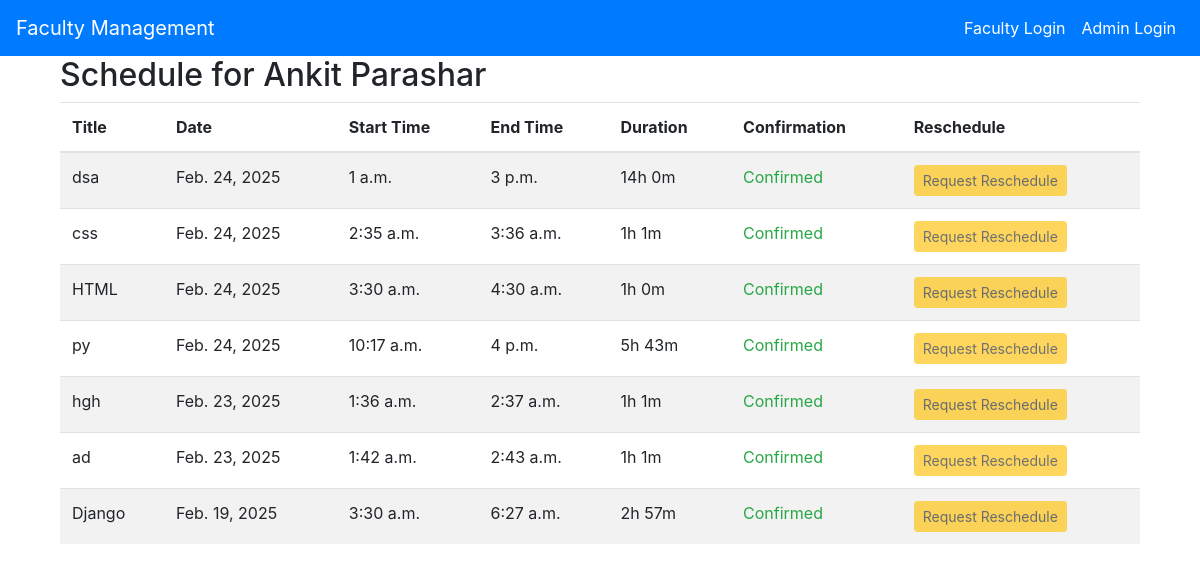
The app's page /schedule/ (signed in) with its own data.
### faculty/models.py (models this page shows, shortened)
class Schedule(models.Model):
    faculty = models.ForeignKey(User, on_delete=models.CASCADE)
    title = models.CharField(max_length=200)
    date = models.DateField(default=date.today)
    start_time = models.TimeField()
    end_time = models.TimeField()
    duration = models.DurationField(blank=True, null=True)
    is_confirmed = models.BooleanField(default=False)
    confirmed_at = models.DateTimeField(blank=True, null=True)

### faculty/views.py (the view, shortened to what this page needs)
# urls.py: path('schedule/', login_required(views.schedule), name='schedule'),
@login_required
def schedule(request):
    faculty_id = request.GET.get('faculty_id')
    if faculty_id:
        faculty = get_object_or_404(User, id=faculty_id)
        schedules = Schedule.objects.filter(faculty=faculty).order_by('-date', 'start_time')
    else:
        faculty = request.user
        schedules = Schedule.objects.filter(faculty=request.user).order_by('-date', 'start_time')
    for schedule in schedules:
        if schedule.duration:
            total_seconds = int(schedule.duration.total_seconds())
            hours = total_seconds // 3600
            minutes = (total_seconds % 3600) // 60
            schedule.duration_display = f"{hours}h {minutes}m"
        else:
            schedule.duration_display = "N/A"
    all_faculty = User.objects.filter(is_staff=False).order_by('username')
    return render(request, 'faculty/schedule.html', {
        'schedules': schedules,
        'selected_faculty': faculty,
        'all_faculty': all_faculty
    })

### faculty/templates/faculty/schedule.html (shortened to what this page needs)
{% extends 'faculty/base.html' %}
{% block content %}
<div class="container">
    <h2>Schedule for {{ selected_faculty.first_name }} {{ selected_faculty.last_name }}</h2>
    <div class="table-responsive">
        <table class="table table-striped">
            <thead>
                <tr>
                    <th>Title</th>
                    <th>Date</th>
                    <th>Start Time</th>
                    <th>End Time</th>
                    <th>Duration</th>
                    <th>Confirmation</th>
                    <th>Reschedule</th>
                </tr>
            </thead>
            <tbody>
            {% for schedule in schedules %}
            <tr>
                <td>{{ schedule.title }}</td>
                <td>{{ schedule.date }}</td>
                <td>{{ schedule.start_time }}</td>
                <td>{{ schedule.end_time }}</td>
                <td>{{ schedule.duration_display }}</td>
                <td>
                    {% if schedule.is_confirmed %}
                        <span class="text-success">Confirmed</span>
                    {% endif %}
                </td>
                <td>
                    {% if schedule.is_confirmed %}
                        <button class="btn btn-warning btn-sm" disabled>Request Reschedule</button>
                    {% else %}
                        <a href="{% url 'request_reschedule' schedule.id %}" class="btn btn-warning btn-sm">Request Reschedule</a>
                    {% endif %}
                </td>
            </tr>
            {% endfor %}
            </tbody>
        </table>
    </div>
</div>
{% endblock %}

### faculty/templates/faculty/base.html (shortened to what this page needs)
<!DOCTYPE html>
<html lang="en">
<head>
    <link rel="stylesheet" href="https://stackpath.bootstrapcdn.com/bootstrap/4.5.2/css/bootstrap.min.css">
</head>
<body>
    <nav class="navbar navbar-expand-lg navbar-dark fixed-top">
        <a class="navbar-brand" href="{% url 'landing_page' %}">Faculty Management</a>
        <div class="collapse navbar-collapse" id="navbarNav">
            <ul class="navbar-nav ml-auto">
                <li class="nav-item">
                    <a class="nav-link" href="{% url 'login' %}">Faculty Login</a>
                </li>
                <li class="nav-item">
                    <a class="nav-link" href="{% url 'admin_login' %}">Admin Login</a>
                </li>
            </ul>
        </div>
    </nav>
    <main role="main" class="container">
    {% block content %}
    {% endblock %}
  </body>
</html>

### faculty/templates/faculty/base.html (style rules this page uses)
body { padding-top: 56px; }
.navbar { background-color: #007bff; }
.navbar-brand, .nav-link { color: white !important; }

### records on screen
Schedule: title "dsa", date "Feb. 24, 2025", start_time "1 a.m.", end_time "3 p.m.", duration_display "14h 0m", is_confirmed "Confirmed"
Schedule: title "css", date "Feb. 24, 2025", start_time "2:35 a.m.", end_time "3:36 a.m.", duration_display "1h 1m", is_confirmed "Confirmed"
Schedule: title "HTML", date "Feb. 24, 2025", start_time "3:30 a.m.", end_time "4:30 a.m.", duration_display "1h 0m", is_confirmed "Confirmed"
Schedule: title "py", date "Feb. 24, 2025", start_time "10:17 a.m.", end_time "4 p.m.", duration_display "5h 43m", is_confirmed "Confirmed"
Schedule: title "hgh", date "Feb. 23, 2025", start_time "1:36 a.m.", end_time "2:37 a.m.", duration_display "1h 1m", is_confirmed "Confirmed"
Schedule: title "ad", date "Feb. 23, 2025", start_time "1:42 a.m.", end_time "2:43 a.m.", duration_display "1h 1m", is_confirmed "Confirmed"
Schedule: title "Django", date "Feb. 19, 2025", start_time "3:30 a.m.", end_time "6:27 a.m.", duration_display "2h 57m", is_confirmed "Confirmed"

### other values on screen
{{ selected_faculty.first_name }} "Ankit"
{{ selected_faculty.last_name }} "Parashar"
